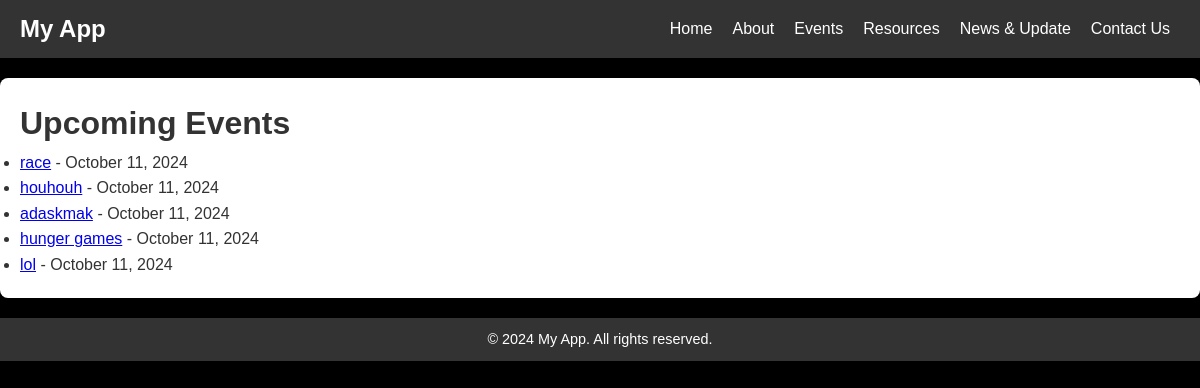
Screenshot of /events/ with the database file from the repository.
### app/models.py (models this page shows, shortened)
class Event(models.Model):
    title = models.CharField(max_length=200)
    description = models.TextField()
    event_date = models.DateField()
    location = models.CharField(max_length=200)
    created_at = models.DateTimeField(auto_now_add=True)

### app/views.py (the view)
# urls.py: path('events/', EventListView.as_view(), name='event_list'),
class EventListView(ListView):
    model = Event
    template_name = "app/event_list.html"
    context_object_name = "events"

### app/templates/app/event_list.html (shortened to what this page needs)
{% extends "app/base.html" %}
{% block content %}
<h1>Upcoming Events</h1>
<ul>
    {% for event in events %}
        <li>
            <a href="{% url 'event_detail' event.id %}">{{ event.title }}</a> -
            {{ event.event_date|date:"F j, Y" }}
        </li>
    {% empty %}
        <p>No events available.</p>
    {% endfor %}
</ul>
{% endblock %}

### static/css/base.css (style rules this page uses)
* { margin: 0; padding: 0; box-sizing: border-box; }
body { font-family: 'Arial', sans-serif; color: #333; background-color: black; line-height: 1.6; }

### rows the page displays
Event: title "race", event_date "October 11, 2024"
Event: title "houhouh", event_date "October 11, 2024"
Event: title "adaskmak", event_date "October 11, 2024"
Event: title "hunger games", event_date "October 11, 2024"
Event: title "lol", event_date "October 11, 2024"
